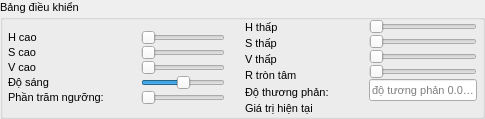
           <widget class="QGroupBox" name="groupBox_4">
            <property name="font">
             <font>
              <pointsize>8</pointsize>
             </font>
            </property>
            <property name="title">
             <string>Bảng điều khiển</string>
            </property>
            <layout class="QGridLayout" name="gridLayout_12">
             <property name="leftMargin">
              <number>0</number>
             </property>
             <property name="topMargin">
              <number>0</number>
             </property>
             <property name="rightMargin">
              <number>0</number>
             </property>
             <property name="bottomMargin">
              <number>0</number>
             </property>
             <property name="spacing">
              <number>0</number>
             </property>
             <item row="0" column="0">
              <widget class="QWidget" name="widget_4" native="true">
               <layout class="QGridLayout" name="gridLayout_9">
                <property name="leftMargin">
                 <number>0</number>
                </property>
                <property name="topMargin">
                 <number>0</number>
                </property>
                <property name="rightMargin">
                 <number>0</number>
                </property>
                <property name="bottomMargin">
                 <number>0</number>
                </property>
                <property name="spacing">
                 <number>0</number>
                </property>
                <item row="0" column="0">
                 <layout class="QVBoxLayout" name="verticalLayout_7">
                  <property name="spacing">
                   <number>0</number>
                  </property>
                  <property name="leftMargin">
                   <number>5</number>
                  </property>
                  <item>
                   <widget class="QLabel" name="show_h_high_cam1">
                    <property name="text">
                     <string>H cao</string>
                    </property>
                   </widget>
                  </item>
                  <item>
                   <widget class="QLabel" name="show_s_high_cam1">
                    <property name="text">
                     <string>S cao</string>
                    </property>
                   </widget>
                  </item>
                  <item>
                   <widget class="QLabel" name="show_v_high_cam1">
                    <property name="text">
                     <string>V cao</string>
                    </property>
                   </widget>
                  </item>
                  <item>
                   <widget class="QLabel" name="show_bright_cam1">
                    <property name="text">
                     <string>Độ sáng</string>
                    </property>
                   </widget>
                  </item>
                  <item>
                   <widget class="QLabel" name="show_ratio_cam1">
                    <property name="text">
                     <string>Phần trăm ngưỡng:            </string>
                    </property>
                   </widget>
                  </item>
                 </layout>
                </item>
                <item row="0" column="1">
                 <layout class="QVBoxLayout" name="verticalLayout_8">
                  <property name="rightMargin">
                   <number>10</number>
                  </property>
                  <item>
                   <widget class="QSlider" name="slider_h_high_cam1">
                    <property name="maximum">
                     <number>179</number>
                    </property>
                    <property name="pageStep">
                     <number>1</number>
                    </property>
                    <property name="orientation">
                     <enum>Qt::Horizontal</enum>
                    </property>
                   </widget>
                  </item>
                  <item>
                   <widget class="QSlider" name="slider_s_high_cam1">
                    <property name="maximum">
                     <number>255</number>
                    </property>
                    <property name="pageStep">
                     <number>1</number>
                    </property>
                    <property name="orientation">
                     <enum>Qt::Horizontal</enum>
                    </property>
                   </widget>
                  </item>
                  <item>
                   <widget class="QSlider" name="slider_v_high_cam1">
                    <property name="maximum">
                     <number>255</number>
                    </property>
                    <property name="pageStep">
                     <number>1</number>
                    </property>
                    <property name="orientation">
                     <enum>Qt::Horizontal</enum>
                    </property>
                   </widget>
                  </item>
                  <item>
                   <widget class="QSlider" name="slider_bright_cam1">
                    <property name="minimum">
                     <number>-255</number>
                    </property>
                    <property name="maximum">
                     <number>255</number>
                    </property>
                    <property name="orientation">
                     <enum>Qt::Horizontal</enum>
                    </property>
                   </widget>
                  </item>
                  <item>
                   <widget class="QSlider" name="slider_ratio_cam1">
                    <property name="orientation">
                     <enum>Qt::Horizontal</enum>
                    </property>
                   </widget>
                  </item>
                 </layout>
                </item>
               </layout>
              </widget>
             </item>
             <item row="0" column="1">
              <widget class="QWidget" name="widget_5" native="true">
               <layout class="QGridLayout" name="gridLayout_11">
                <property name="leftMargin">
                 <number>0</number>
                </property>
                <property name="topMargin">
                 <number>0</number>
                </property>
                <property name="rightMargin">
                 <number>0</number>
                </property>
                <property name="bottomMargin">
                 <number>0</number>
                </property>
                <property name="spacing">
                 <number>0</number>
                </property>
                <item row="0" column="0">
                 <layout class="QVBoxLayout" name="verticalLayout_9">
                  <property name="spacing">
                   <number>0</number>
                  </property>
                  <property name="sizeConstraint">
                   <enum>QLayout::SetDefaultConstraint</enum>
                  </property>
                  <property name="leftMargin">
                   <number>10</number>
                  </property>
                  <item>
                   <widget class="QLabel" name="show_h_low_cam1">
                    <property name="text">
                     <string>H thấp</string>
                    </property>
                   </widget>
                  </item>
                  <item>
                   <widget class="QLabel" name="show_s_low_cam1">
                    <property name="text">
                     <string>S thấp</string>
                    </property>
                   </widget>
                  </item>
                  <item>
                   <widget class="QLabel" name="show_v_low_cam1">
                    <property name="text">
                     <string>V thấp</string>
                    </property>
                   </widget>
                  </item>
                  <item>
                   <widget class="QLabel" name="show_r_circle_cam1">
                    <property name="text">
                     <string>R tròn tâm</string>
                    </property>
                   </widget>
                  </item>
                  <item>
                   <widget class="QLabel" name="show_contrast_cam1">
                    <property name="text">
                     <string>Độ thương phản:             </string>
                    </property>
                   </widget>
                  </item>
                  <item>
                   <widget class="QLabel" name="show_value_now_cam1">
                    <property name="text">
                     <string>Giá trị hiện tại</string>
                    </property>
                   </widget>
                  </item>
                 </layout>
                </item>
                <item row="0" column="1">
                 <layout class="QVBoxLayout" name="verticalLayout_10">
                  <property name="spacing">
                   <number>0</number>
                  </property>
                  <property name="rightMargin">
                   <number>5</number>
                  </property>
                  <item>
                   <widget class="QSlider" name="slider_h_low_cam1">
                    <property name="maximum">
                     <number>179</number>
                    </property>
                    <property name="pageStep">
                     <number>1</number>
                    </property>
                    <property name="orientation">
                     <enum>Qt::Horizontal</enum>
                    </property>
                   </widget>
                  </item>
                  <item>
                   <widget class="QSlider" name="slider_s_low_cam1">
                    <property name="maximum">
                     <number>255</number>
                    </property>
                    <property name="pageStep">
                     <number>1</number>
                    </property>
                    <property name="orientation">
                     <enum>Qt::Horizontal</enum>
                    </property>
                   </widget>
                  </item>
                  <item>
                   <widget class="QSlider" name="slider_v_low_cam1">
                    <property name="maximum">
                     <number>255</number>
                    </property>
                    <property name="pageStep">
                     <number>1</number>
                    </property>
                    <property name="orientation">
                     <enum>Qt::Horizontal</enum>
                    </property>
                   </widget>
                  </item>
                  <item>
                   <widget class="QSlider" name="slider_r_circle_cam1">
                    <property name="maximum">
                     <number>2000</number>
                    </property>
                    <property name="pageStep">
                     <number>1</number>
                    </property>
                    <property name="orientation">
                     <enum>Qt::Horizontal</enum>
                    </property>
                   </widget>
                  </item>
                  <item>
                   <widget class="QLineEdit" name="show_value_contrast_cam1">
                    <property name="placeholderText">
                     <string>độ tương phản 0.0-3.0</string>
                    </property>
                   </widget>
                  </item>
                  <item>
                   <spacer name="verticalSpacer_15">
                    <property name="orientation">
                     <enum>Qt::Vertical</enum>
                    </property>
                    <property name="sizeType">
                     <enum>QSizePolicy::Fixed</enum>
                    </property>
                    <property name="sizeHint" stdset="0">
                     <size>
                      <width>20</width>
                      <height>15</height>
                     </size>
                    </property>
                   </spacer>
                  </item>
                 </layout>
                </item>
               </layout>
              </widget>
             </item>
            </layout>
           </widget>
